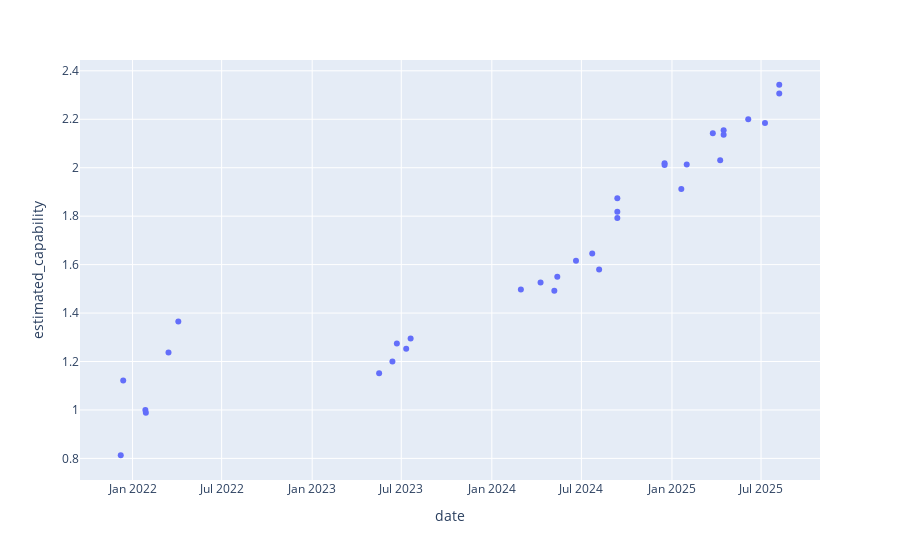

Notebook cell for this chart:
### Code cell
import plotly.express as px
px.scatter(
    topn_df, 
    x='date', 
    y='estimated_capability', 
    # color='has_tie',
    hover_data=['model', 'estimated_capability']
)

### Figure 1 — Plotly figure (JSON) as saved in the notebook; plotly's stock layout.template omitted (floating-point values rounded to 4 significant figures)
{"data": [{"customdata": [["gpt-5-2025-08-07_medium"], ["gpt-5-2025-08-07_high"], ["gemini-2.5-pro-preview-06-05"], ["grok-4-0709"], ["o3-2025-04-16_high"], ["gemini-2.5-pro-exp-03-25"], ["o3-2025-04-16_medium"], ["gemini-2.5-pro-preview-03-25"], ["o1-2024-12-17_high"], ["o3-mini-2025-01-31_high"], ["o1-2024-12-17_medium"], ["DeepSeek-R1"], ["o1-mini-2024-09-12_high"], ["o1-mini-2024-09-12_medium"], ["o1-preview-2024-09-12"], ["Llama-3.1-405B"], ["claude-3-5-sonnet-20240620"], ["gpt-4o-2024-08-06"], ["gpt-4o-2024-05-13"], ["gpt-4-turbo-2024-04-09"], ["claude-3-opus-20240229"], ["DeepSeek-V2"], ["PaLM 540B"], ["StableBeluga2"], ["Inflection-1"], ["claude-2.0"], ["text-davinci-002"], ["gpt-4-0613"], ["PaLM 2-L"], ["GLaM (MoE)"], ["text-davinci-001"], ["Megatron-Turing NLG 530B"], ["Gopher (280B)"]], "hovertemplate": "date=%{x}<br>estimated_capability=%{y}<br>model=%{customdata[0]}<extra></extra>", "legendgroup": "", "marker": {"color": "#636efa", "symbol": "circle"}, "mode": "markers", "name": "", "orientation": "v", "showlegend": false, "type": "scatter", "x": ["2025-08-07", "2025-08-07", "2025-06-05", "2025-07-09", "2025-04-16", "2025-03-25", "2025-04-16", "2025-04-09", "2024-12-17", "2025-01-31", "2024-12-17", "2025-01-20", "2024-09-12", "2024-09-12", "2024-09-12", "2024-07-23", "2024-06-20", "2024-08-06", "2024-05-13", "2024-04-09", "2024-02-29", "2024-05-07", "2022-04-04", "2023-07-20", "2023-06-22", "2023-07-11", "2022-03-15", "2023-06-13", "2023-05-17", "2021-12-13", "2022-01-27", "2022-01-28", "2021-12-08"], "xaxis": "x", "y": [2.343, 2.306, 2.201, 2.184, 2.155, 2.143, 2.136, 2.03, 2.019, 2.013, 2.011, 1.912, 1.874, 1.818, 1.792, 1.646, 1.616, 1.58, 1.55, 1.526, 1.497, 1.492, 1.365, 1.295, 1.274, 1.253, 1.237, 1.2, 1.151, 1.121, 1.0, 0.9883, 0.813], "yaxis": "y"}], "layout": {"legend": {"tracegroupgap": 0}, "margin": {"t": 60}, "xaxis": {"anchor": "y", "domain": [0, 1], "title": {"text": "date"}}, "yaxis": {"anchor": "x", "domain": [0, 1], "title": {"text": "estimated_capability"}}}}
